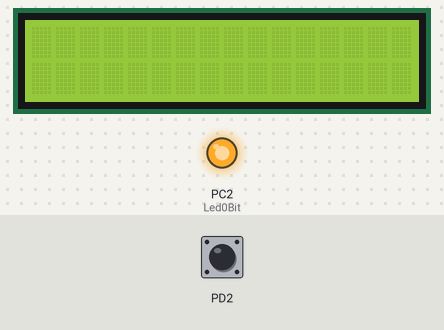
Recording of a program running on a simulated ATmega32, built with avr-gcc and emulated at 16 MHz. Shown: 16×2 character LCD, output pins drawn as LEDs (lit = HIGH). Wiring (inferred from the names in the program): character LCD (HD44780): RS PB1; R/W PB2; E PB3; data PA4, PA5, PA6, PA7. The inputs (shaded band) are chosen by the test bench; at power-on: PD2 LOW. Pins used as bus, display or sensor lines are not drawn; what the program prints to the serial monitor is not drawn.

Above: at 1.2 s.
1.3 s: PD2 driven HIGH
At 1.8 s:
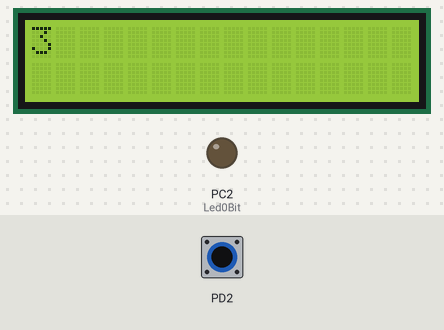
2.8 s: PD2 pulsed LOW 5 times (0.12 s each, 0.3 s apart)
At 4.6 s:
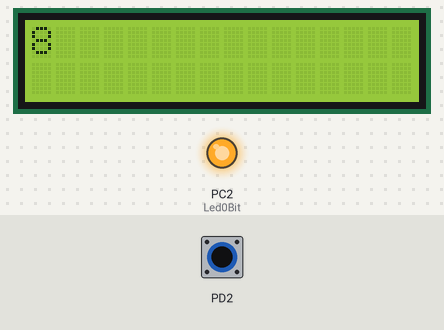
5.8 s: PD2 pulsed LOW 2 times (0.12 s each, 0.3 s apart)
At 7.7 s:
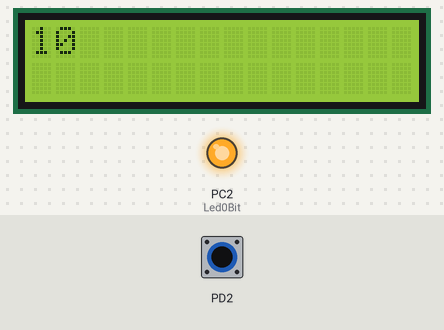
Timing chart, 0 to 9.2 s (numbered marks = the images above; inputs shaded):
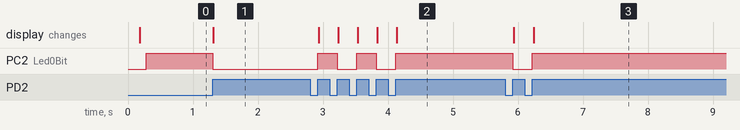

The program:

main.c
```c
/*
 * interrupt_2022.c
 *
 * Created: 2/14/2022 5:12:48 PM
 * Author : salem
 */

#include "External_interrupt.h"
#include "led.h"
#include "LCD.h"
#include "UART.h"
#include <avr/interrupt.h>

uint8 coun=0;

int main(void)
{
    ExternalInterrupt0_INIT();
	LCD_init();
	UART_init();
	Led0_INIT();
	//Led1_INIT();
	//Led2_INIT();
    while (1)
    {
    }
}

ISR(INT0_vect)
{
	Led0_Toggel();
	//Led1_Toggel();
	//Led2_Toggel();
	LCD_clear();
	LCD_writeInt(coun);
	UART_TX(coun);
	coun++;
}
```

ATmega32_Rrgiosters.h
```c
/*
 * ATmega32_Rrgiosters.h
 *
 * Created: 27/10/2020 13:55:54
 *  Author: 20114
 */


#ifndef ATMEGA32_RRGIOSTERS_H_
#define ATMEGA32_RRGIOSTERS_H_

#include "STD.h"

#define DDRA *(volatile uint8*)(0x3A)
#define PINA *(volatile uint8*)(0x39)
#define PORTA *(volatile uint8*)(0x3B)


#define DDRB *(volatile uint8*)(0x37)
#define PINB *(volatile uint8*)(0x36)
#define PORTB *(volatile uint8*)(0x38)


#define DDRC *(volatile uint8*)(0x34)
#define PINC *(volatile uint8*)(0x33)
#define PORTC *(volatile uint8*)(0x35)


#define DDRD *(volatile uint8*)(0x31)
#define PIND *(volatile uint8*)(0x30)
#define PORTD *(volatile uint8*)(0x32)

/*-------------------------------------Interrupt Reg------------------*/

#define SREG (*(volatile uint8*)(0x5F))
#define GICR (*(volatile uint8*)(0x5B))
#define GIFR (*(volatile uint8*)(0x5A))
#define MCUCR (*(volatile uint8*)(0x55))
#define MCUCSR (*(volatile uint8*)(0x54))

/*--------------------ADC------------*/
#define ADMUX (*(volatile uint8*)(0x27))
#define ADCSRA (*(volatile uint8*)(0x26))
#define ADCH (*(volatile uint8*)(0x25))
#define ADCL (*(volatile uint8*)(0x24))
#define ADC_ADJUST (*(volatile uint16*)(0x24))
#define SFIOR (*(volatile uint8*)(0x50))

/*------------------------timer0-----------*/
#define TCNT0 (*(volatile uint8*)(0x52))
#define TCCR0 (*(volatile uint8*)(0x53))
#define OCR0 (*(volatile uint8*)(0x5C))
#define TIMSK (*(volatile uint8*)(0x59))
/*----------------------timer1------------*/
#define TCCR1A (*(volatile uint8* )(0x4F))
#define TCCR1B (*(volatile uint8* )(0x4E))
#define OCR1A (*(volatile uint16*)(0x4A))
#define ICR1 (*(volatile uint16*)(0x46))
/*-----------------------UART--------------*/
#define UBRRH (*((volatile uint8*)0x40))
#define UBRRL (*((volatile uint8*)0x29))
#define UCSRA (*((volatile uint8*)0x2B))
#define UCSRB (*((volatile uint8*)0x2A))
#define UCSRC (*((volatile uint8*)0x40))
#define UDR (*((volatile uint8*)0x2C))
/*---------------------SPI------------*/
typedef struct
{
	uint8 SPCR;
	uint8 SPSR;
	uint8 SPDR;
		}SPI_REG;
#define SPI ((volatile SPI_REG*)(0x2D))

#endif /* ATMEGA32_RRGIOSTERS_H_ */
```

External_interrupt.c
```c
/*
 * External_interrupt.c
 *
 * Created: 2/14/2022 5:15:42 PM
 *  Author: Qaiaty
 */

#include "External_interrupt.h"

void Set_GlobalInterrupt(void)
{
	#if   GLOBAL_INTERRUPT_STATE == GLOBAL_INTERRUPT_ENABLE
	      SET_BIT(SREG,7);

	#elif GLOBAL_INTERRUPT_STATE == GLOBAL_INTERRUPT_DISABLE
	      CLR_BIT(SREG,7);
	#endif
}

void ExternalInterrupt0_INIT(void)
{
	Set_GlobalInterrupt();
	/*enable ext interrupt0 */
	SET_BIT(GICR,6);

	#if    EXTERNAL_INTERRUPT0_TRIGGER == INT_TRIGGER_LOW_LEVEL
	       CLR_BIT(MCUCR,0);
		   CLR_BIT(MCUCR,1);
	#elif  EXTERNAL_INTERRUPT0_TRIGGER == INT_TRIGGER_RISING_EDGE
	       SET_BIT(MCUCR,0);
		   SET_BIT(MCUCR,1);
	#elif  EXTERNAL_INTERRUPT0_TRIGGER == INT_TRIGGER_FALLING_EDGE
		   CLR_BIT(MCUCR,0);
		   SET_BIT(MCUCR,1);
	#elif  EXTERNAL_INTERRUPT0_TRIGGER == INT_TRIGGER_ANY_LOGICAL_CHANGE
	       SET_BIT(MCUCR,0);
		   CLR_BIT(MCUCR,1);
	#endif

}

void ExternalInterrupt1_INIT(void)
{
	Set_GlobalInterrupt();
	/*enable ext interrupt0 */
	SET_BIT(GICR,7);
	#if    EXTERNAL_INTERRUPT1_TRIGGER == INT_TRIGGER_LOW_LEVEL
	CLR_BIT(MCUCR,2);
	CLR_BIT(MCUCR,3);
	#elif  EXTERNAL_INTERRUPT1_TRIGGER == INT_TRIGGER_RISING_EDGE
	SET_BIT(MCUCR,2);
	SET_BIT(MCUCR,3);
	#elif  EXTERNAL_INTERRUPT1_TRIGGER == INT_TRIGGER_FALLING_EDGE
	CLR_BIT(MCUCR,2);
	SET_BIT(MCUCR,3);
	#elif  EXTERNAL_INTERRUPT1_TRIGGER == INT_TRIGGER_ANY_LOGICAL_CHANGE
	SET_BIT(MCUCR,2);
	CLR_BIT(MCUCR,3);
	#endif

}

void ExternalInterrupt2_INIT(void)
{
	Set_GlobalInterrupt();
	/*enable ext interrupt0 */
	SET_BIT(GICR,5);

	#if  EXTERNAL_INTERRUPT2_TRIGGER == INT_TRIGGER_RISING_EDGE
	SET_BIT(MCUCSR,6);
	#elif  EXTERNAL_INTERRUPT2_TRIGGER == INT_TRIGGER_FALLING_EDGE
	CLR_BIT(MCUCSR,6);
	#endif

}
```

External_interrupt.h
```c
/*
 * External_interrupt.h
 *
 * Created: 2/14/2022 5:16:06 PM
 *  Author: Qaiaty
 */


#ifndef EXTERNAL_INTERRUPT_H_
#define EXTERNAL_INTERRUPT_H_

#include "External_interrupt_CFG.h"

#define GLOBAL_INTERRUPT_ENABLE 1
#define GLOBAL_INTERRUPT_DISABLE 0

#define INT_TRIGGER_LOW_LEVEL          0
#define INT_TRIGGER_RISING_EDGE        1
#define INT_TRIGGER_FALLING_EDGE       2
#define INT_TRIGGER_ANY_LOGICAL_CHANGE 3


void Set_GlobalInterrupt(void);

void ExternalInterrupt0_INIT(void);
void ExternalInterrupt1_INIT(void);
void ExternalInterrupt2_INIT(void);


#endif /* EXTERNAL_INTERRUPT_H_ */
```

STD.h
```c
/*
 * STD.h
 *
 * Created: 27/10/2020 13:17:19
 *  Author: 20114
 */


#ifndef STD_H_
#define STD_H_

typedef unsigned char uint8;
typedef signed char sint8;
typedef unsigned short uint16;
typedef signed short sint16;
typedef unsigned long uint32;
typedef signed long sint32;
typedef float float32;
typedef double double64;


#endif /* STD_H_ */
```

UART.c
```c
/*
 * UART.c
 *
 * Created: 12/12/2020 21:07:36
 *  Author: 20114
 */


#include "UART.h"
#include "DIO.h"

#define freq 160000   /* 16000000 */
#define BOUD_RATe 96  /* 9600 */

void UART_init(void)
{
	uint8 BR_value=0;
	/* init bins of tx and rx */
	DIO_SET_BIN_DIR(DIO_PORTD,DIO_PIN0,DIO_BIN_INPUT);
	DIO_SET_BIN_DIR(DIO_PORTD,DIO_PIN1,DIO_BIN_OUTPUT);

	BR_value=((freq/(16*BOUD_RATe))-1);
	UBRRL=BR_value;

	SET_BIT(UCSRB,3);
	SET_BIT(UCSRB,4);

	UCSRC=0x86;

}

void UART_TX(uint8 data)
{
	UDR=data;
	while(GET_BIT(UCSRA,5)==0);
}

void UART_TX_string(uint8* str)
{
	uint8 i=0;
	while(str[i]!='\0')
	{
		UART_TX(str[i]);
		i++;
	}
}

uint8 UART_RX(void)
{
    while(GET_BIT(UCSRA,7)==0);

	return UDR;
}
```

UART.h
```c
/*
 * UART.h
 *
 * Created: 12/12/2020 21:07:56
 *  Author: 20114
 */


#ifndef UART_H_
#define UART_H_

#include "ATmega32_Rrgiosters.h"
#include "BIT_MATH.h"


void UART_init(void);

void UART_TX(uint8 data);

void UART_TX_string(uint8* str);

uint8 UART_RX(void);


#endif /* UART_H_ */
```

led.c
```c
/*
 * led.c
 *
 * Created: 2/14/2022 6:45:20 PM
 *  Author: Qaiaty
 */
#include "led.h"

void Led0_INIT(void)
{
	DIO_SET_BIN_DIR(Led0Port,Led0Bit,DIO_BIN_OUTPUT);
}
void Led0_ON(void)
{
	DIO_SET_BIN_VAL(Led0Port,Led0Bit,DIO_BIN_HIGT);
}
void Led0_OFF(void)
{
	DIO_SET_BIN_VAL(Led0Port,Led0Bit,DIO_BIN_LOW);
}
void Led0_Toggel(void)
{
	DIO_TOGGLE_BIN(Led0Port,Led0Bit);
}
///////////////////////////
void Led1_INIT(void)
{
	DIO_SET_BIN_DIR(Led1Port,Led1Bit,DIO_BIN_OUTPUT);
	//  DIO_SET_BIN_DIR(PORTA,2,DIO_BIN_OUTPUT);
}
void Led1_ON(void)
{
	DIO_SET_BIN_VAL(Led1Port,Led1Bit,DIO_BIN_HIGT);
}
void Led1_OFF(void)
{
	DIO_SET_BIN_VAL(Led1Port,Led1Bit,DIO_BIN_LOW);
}
void Led1_Toggel(void)
{
	DIO_TOGGLE_BIN(Led1Port,Led1Bit);
	//DIO_TOGGLE_BIN(PORTA,2);
}

////////////////////////////////
void Led2_INIT(void)
{
	DIO_SET_BIN_DIR(Led2Port,Led2Bit,DIO_BIN_OUTPUT);
}
void Led2_ON(void)
{
	DIO_SET_BIN_VAL(Led2Port,Led2Bit,DIO_BIN_HIGT);
}
void Led2_OFF(void)
{
	DIO_SET_BIN_VAL(Led2Port,Led2Bit,DIO_BIN_LOW);
}
void Led2_Toggel(void)
{
	DIO_TOGGLE_BIN(Led2Port,Led2Bit);
}
```

led.h
```c
/*
 * led.h
 *
 * Created: 2/14/2022 6:45:36 PM
 *  Author: Qaiaty
 */


#ifndef LED_H_
#define LED_H_

#define Led0Port   DIO_PORTC
#define Led1Port   DIO_PORTC
#define Led2Port   DIO_PORTD

#define Led0Bit    2
#define Led1Bit    7
#define Led2Bit    3


#include "DIO.h"

void Led0_INIT(void);
void Led0_ON(void);
void Led0_OFF(void);
void Led0_Toggel(void);

void Led1_INIT(void);
void Led1_ON(void);
void Led1_OFF(void);
void Led1_Toggel(void);

void Led2_INIT(void);
void Led2_ON(void);
void Led2_OFF(void);
void Led2_Toggel(void);

#endif /* LED_H_ */
```

External_interrupt_CFG.h
```c
/*
 * External_interrupt_CFG.h
 *
 * Created: 2/14/2022 5:16:59 PM
 *  Author: Qaiaty
 */


#ifndef EXTERNAL_INTERRUPT_CFG_H_
#define EXTERNAL_INTERRUPT_CFG_H_

#include "ATmega32_Rrgiosters.h"
#include "BIT_MATH.h"

#define  GLOBAL_INTERRUPT_STATE         GLOBAL_INTERRUPT_ENABLE

#define EXTERNAL_INTERRUPT0_TRIGGER     INT_TRIGGER_RISING_EDGE
#define EXTERNAL_INTERRUPT1_TRIGGER		INT_TRIGGER_FALLING_EDGE
#define EXTERNAL_INTERRUPT2_TRIGGER		INT_TRIGGER_FALLING_EDGE


#endif /* EXTERNAL_INTERRUPT_CFG_H_ */
```

LCD_CFG.h
```c
/*
 * LCD_CFG.h
 *
 * Created: 02/11/2020 18:16:38
 *  Author: 20114
 */


#ifndef LCD_CFG_H_
#define LCD_CFG_H_

#include "DIO.h"


#define LCD_MODE 4


#define LCD_8BIT_CMD_PORT DIO_PORTB
#define LCD_8BIT_DATA_PORT DIO_PORTC


#define LCD_4BIT_CMD_PORT DIO_PORTB
#define LCD_4BIT_DATA_PORT DIO_PORTA

#define LCD_write_port PORTA


#define LCD_RS_PIN DIO_PIN1
#define LCD_RW_PIN DIO_PIN2
#define LCD_E_PIN DIO_PIN3


#define D0_PIN  DIO_PIN0
#define D1_PIN  DIO_PIN1
#define D2_PIN  DIO_PIN2
#define D3_PIN  DIO_PIN3
#define D4_PIN  DIO_PIN4
#define D5_PIN  DIO_PIN5
#define D6_PIN  DIO_PIN6
#define D7_PIN  DIO_PIN7


#endif /* LCD_CFG_H_ */
```

LCD.c
```c
/*
 * LCD.c
 *
 * Created: 02/11/2020 18:09:43
 *  Author: 20114
 */
#include "LCD.h"

void LCD_init(void)
{
	#if LCD_MODE == 8
	DIO_SET_BIN_DIR(LCD_8BIT_CMD_PORT,LCD_RS_PIN,DIO_BIN_OUTPUT);
	DIO_SET_BIN_DIR(LCD_8BIT_CMD_PORT,LCD_RW_PIN,DIO_BIN_OUTPUT);
	DIO_SET_BIN_DIR(LCD_8BIT_CMD_PORT,LCD_E_PIN,DIO_BIN_OUTPUT);

	DIO_SET_PORT_DIR(LCD_8BIT_DATA_PORT,DIO_PORT_OUTPUT);

	_delay_ms(100);

	LCD_writeCommand(0x38);
	LCD_writeCommand(0x01);  /* clear */
	LCD_writeCommand(0x06);  /* left to right */
	LCD_writeCommand(0x0c);  /* cursor off */
	LCD_writeCommand(0x02);  /* start from first */
	_delay_ms(100);
	#elif LCD_MODE ==4
	DIO_SET_BIN_DIR(LCD_4BIT_CMD_PORT,LCD_RS_PIN,DIO_BIN_OUTPUT);
	DIO_SET_BIN_DIR(LCD_4BIT_CMD_PORT,LCD_RW_PIN,DIO_BIN_OUTPUT);
	DIO_SET_BIN_DIR(LCD_4BIT_CMD_PORT,LCD_E_PIN,DIO_BIN_OUTPUT);

	DIO_SET_BIN_DIR(LCD_4BIT_DATA_PORT,D4_PIN,DIO_BIN_OUTPUT);
	DIO_SET_BIN_DIR(LCD_4BIT_DATA_PORT,D5_PIN,DIO_BIN_OUTPUT);
	DIO_SET_BIN_DIR(LCD_4BIT_DATA_PORT,D6_PIN,DIO_BIN_OUTPUT);
	DIO_SET_BIN_DIR(LCD_4BIT_DATA_PORT,D7_PIN,DIO_BIN_OUTPUT);

	_delay_ms(100);

	LCD_writeCommand(0x33);
	LCD_writeCommand(0x32);
	LCD_writeCommand(0x28);

	LCD_writeCommand(0x0c);
	LCD_writeCommand(0x01);
	LCD_writeCommand(0x06);
	LCD_writeCommand(0x02);
	_delay_ms(100);

	#endif
}

void LCD_writeCommand(uint8 cmd)
{
	DIO_SET_BIN_VAL(LCD_4BIT_CMD_PORT,LCD_RS_PIN,DIO_BIN_LOW);
	DIO_SET_BIN_VAL(LCD_4BIT_CMD_PORT,LCD_RW_PIN,DIO_BIN_LOW);
	DIO_SET_BIN_VAL(LCD_4BIT_CMD_PORT,LCD_E_PIN,DIO_BIN_LOW);

	LCD_write_port=(cmd&(0xf0))|(LCD_write_port&(0x0f));


	DIO_SET_BIN_VAL(LCD_4BIT_CMD_PORT,LCD_E_PIN,DIO_BIN_HIGT);
	_delay_ms(1);
	DIO_SET_BIN_VAL(LCD_4BIT_CMD_PORT,LCD_E_PIN,DIO_BIN_LOW);

	LCD_write_port=(cmd<<4)|(LCD_write_port&(0x0f));

	DIO_SET_BIN_VAL(LCD_4BIT_CMD_PORT,LCD_E_PIN,DIO_BIN_HIGT);
	_delay_ms(1);
	DIO_SET_BIN_VAL(LCD_4BIT_CMD_PORT,LCD_E_PIN,DIO_BIN_LOW);

	_delay_ms(5);

}

void LCD_writeChar(uint8 chr)
{
		DIO_SET_BIN_VAL(LCD_4BIT_CMD_PORT,LCD_RS_PIN,DIO_BIN_HIGT);
		DIO_SET_BIN_VAL(LCD_4BIT_CMD_PORT,LCD_RW_PIN,DIO_BIN_LOW);
		DIO_SET_BIN_VAL(LCD_4BIT_CMD_PORT,LCD_E_PIN,DIO_BIN_LOW);

		LCD_write_port=(chr&(0xf0))|(LCD_write_port&(0x0f));


		DIO_SET_BIN_VAL(LCD_4BIT_CMD_PORT,LCD_E_PIN,DIO_BIN_HIGT);
		_delay_ms(1);
		DIO_SET_BIN_VAL(LCD_4BIT_CMD_PORT,LCD_E_PIN,DIO_BIN_LOW);

		LCD_write_port=(chr<<4)|(LCD_write_port&(0x0f));

		DIO_SET_BIN_VAL(LCD_4BIT_CMD_PORT,LCD_E_PIN,DIO_BIN_HIGT);
		_delay_ms(1);
		DIO_SET_BIN_VAL(LCD_4BIT_CMD_PORT,LCD_E_PIN,DIO_BIN_LOW);

		_delay_ms(5);

}

void LCD_clear(void)
{
	LCD_writeCommand(0x01);
}

void LCD_writeString(uint8* str)
{
	uint8 i=0;
	while(str[i] !='\0')
	{
		LCD_writeChar(str[i]);
		i++;
	}
}

void LCD_Go_To(uint8 row,uint8 col)
{
	uint8 pos[2]={0x80,0xc0};
	LCD_writeCommand(pos[row]+col);
}
void LCD_writeInt(uint32 num)
{
	uint8 arr[10],con=0;

	while(num)
	{
		arr[con]=(num%10)+48;
		con++;
		num/=10;
	}
	for(int i=con-1;i>=0;i--)
	{
		LCD_writeChar(arr[i]);
	}

}
void LCD_writedouble(double num)
{
	uint32 base=num,vis;
	uint8 vis2[5],coun=0;
	vis=(num-base)*100000;
	LCD_writeInt(base);
	LCD_writeChar('.');
	while(vis)
	{
		vis2[coun]=vis%10;
		vis/=10;
		coun++;
	}
	coun=1;
	for(int i=3;i>=0;i--)
	{
		if(vis2[i]==9&&vis2[i+1]!=9)
		{
			vis2[i+1]++;
			break;
		}
		coun++;
	}
	uint8 ind=4;
	while (coun--)
	{
		LCD_writeInt(vis2[ind]);
		ind--;
	}
}
```

LCD.h
```c
/*
 * LCD.h
 *
 * Created: 02/11/2020 18:10:00
 *  Author: 20114
 */


#ifndef LCD_H_
#define LCD_H_

#include "LCD_CFG.h"

#define F_CPU 16000000
#include <util/delay.h>


void LCD_init(void);
void LCD_writeCommand(uint8 cmd);
void LCD_writeChar(uint8 chr);
void LCD_writeString(uint8* str);
void LCD_clear(void);
void LCD_Go_To(uint8 row,uint8 col);
void LCD_writedouble(double num);
void LCD_writeInt(uint32 num);


#endif /* LCD_H_ */
```

BIT_MATH.h
```c
/*
 * BIT_MATH.h
 *
 * Created: 27/10/2020 13:21:43
 *  Author: 20114
 */


#ifndef BIT_MATH_H_
#define BIT_MATH_H_

#define SET_BIT(REG,BIT) (REG|=(1<<BIT))
#define CLR_BIT(REG,BIT) (REG&=~(1<<BIT))
#define TOGGLE_BIT(REG,BIT) (REG^=(1<<BIT))
#define GET_BIT(REG,BIT) ((REG>>BIT)&(0x01))


#endif /* BIT_MATH_H_ */
```

DIO.c
```c
/*
 * DIO.c
 *
 * Created: 29/10/2020 14:23:51
 *  Author: 20114
 */
#include "DIO.h"
//#include "BIT_MATH.h"
//#include <avr/io.h>


void DIO_SET_PORT_DIR(uint8 port,uint8 dir)
{
	switch(port)
	{
		case DIO_PORTA:
		  DDRA=dir;
		  break;

		case DIO_PORTB:
		  DDRB=dir;
		  break;

		case DIO_PORTC:
		  DDRC=dir;
		  break;

		case DIO_PORTD:
		  DDRD=dir;
		  break;

		  default:
		  break;

	}
}

void DIO_SET_BIN_DIR(uint8 port,uint8 pin,uint8 dir)
{
	 if(dir==DIO_BIN_OUTPUT)
	 {
		 switch(port)
		 {
			 case DIO_PORTA:
			 SET_BIT(DDRA,pin);
			 break;

			 case DIO_PORTB:
			 SET_BIT(DDRB,pin);
			 break;

			 case DIO_PORTC:
			 SET_BIT(DDRC,pin);
			 break;

			 case DIO_PORTD:
			 SET_BIT(DDRD,pin);
			 break;

			 default:
			 break;

		 }

	 }
	 else
	 {
		  switch(port)
		  {
			  case DIO_PORTA:
			 CLR_BIT(DDRA,pin);
			  break;

			  case DIO_PORTB:
			  CLR_BIT(DDRB,pin);
			  break;

			  case DIO_PORTC:
			  CLR_BIT(DDRC,pin);
			  break;

			  case DIO_PORTD:
			  CLR_BIT(DDRD,pin);
			  break;

			  default:
			  break;

		  }
	 }
}

void DIO_SET_PORT_VAL(uint8 port,uint8 val)
{
	switch(port)
	{
		case DIO_PORTA:
		PORTA=val;
		break;

		case DIO_PORTB:
		PORTB=val;
		break;

		case DIO_PORTC:
		PORTC=val;
		break;

		case DIO_PORTD:
		PORTD=val;
		break;

		default:
		break;
	}
}
void DIO_SET_BIN_VAL(uint8 port,uint8 pin,uint8 val)
{
	switch(port)
	{
		case DIO_PORTA:
		if(val==DIO_BIN_HIGT)
		   SET_BIT(PORTA,pin);
		else
		   CLR_BIT(PORTA,pin);
		break;

		case DIO_PORTB:
		if(val==DIO_BIN_HIGT)
		   SET_BIT(PORTB,pin);
		else
		   CLR_BIT(PORTB,pin);
		break;

		case DIO_PORTC:
		if(val==DIO_BIN_HIGT)
		   SET_BIT(PORTC,pin);
		else
		   CLR_BIT(PORTC,pin);
		break;

		case DIO_PORTD:
		if(val==DIO_BIN_HIGT)
		   SET_BIT(PORTD,pin);
		else
		   CLR_BIT(PORTD,pin);
		break;

		default:
		break;

	}
}

void DIO_GET_PORT_VAL(uint8 port,uint8* val)
{
		switch(port)
		{
			case DIO_PORTA:
			*val=PINA;
			break;

			case DIO_PORTB:
			*val=PINB;
			break;

			case DIO_PORTC:
			*val=PINC;
			break;

			case DIO_PORTD:
			*val=PIND;
			break;

			default:
			break;
		}
}
void DIO_GET_BIN_VAL(uint8 port,uint8 pin,uint8* val)
{
	switch(port)
	{
		case DIO_PORTA:
		*val=GET_BIT(PINA,pin);
		break;

		case DIO_PORTB:
		*val=GET_BIT(PINB,pin);
		break;

		case DIO_PORTC:
		*val=GET_BIT(PINC,pin);
		break;

		case DIO_PORTD:
		*val=GET_BIT(PIND,pin);
		break;

		default:
		break;
	}
}

void DIO_TOGGLE_BIN(uint8 port,uint8 pin)
{
	switch(port)
	{
		case DIO_PORTA:
		TOGGLE_BIT(PORTA,pin);
		break;

		case DIO_PORTB:
		TOGGLE_BIT(PORTB,pin);
		break;

		case DIO_PORTC:
		TOGGLE_BIT(PORTC,pin);
		break;

		case DIO_PORTD:
		TOGGLE_BIT(PORTD,pin);
		break;

		default:
		break;
	}
}
```

DIO.h
```c
/*
 * DIO.h
 *
 * Created: 29/10/2020 14:23:37
 *  Author: 20114
 */


#ifndef DIO_H_
#define DIO_H_

#include "ATmega32_Rrgiosters.h"
#include "BIT_MATH.h"


#define DIO_PORTA 0
#define DIO_PORTB 1
#define DIO_PORTC 2
#define DIO_PORTD 3


#define DIO_PIN0 0
#define DIO_PIN1 1
#define DIO_PIN2 2
#define DIO_PIN3 3
#define DIO_PIN4 4
#define DIO_PIN5 5
#define DIO_PIN6 6
#define DIO_PIN7 7


#define DIO_BIN_OUTPUT 1
#define DIO_BIN_INPUT 0

#define DIO_PORT_OUTPUT 0xff
#define DIO_PORT_INPUT 0x00


#define DIO_BIN_HIGT 1
#define DIO_BIN_LOW 0

#define DIO_PORT_HIGT 0xff
#define DIO_PORT_LOW 0x00


void DIO_SET_PORT_DIR(uint8 port,uint8 dir);
void DIO_SET_BIN_DIR(uint8 port,uint8 pin,uint8 dir);

void DIO_SET_PORT_VAL(uint8 port,uint8 val);
void DIO_SET_BIN_VAL(uint8 port,uint8 pin,uint8 val);

void DIO_GET_PORT_VAL(uint8 port,uint8* val);
void DIO_GET_BIN_VAL(uint8 port,uint8 pin,uint8* val);

void DIO_TOGGLE_BIN(uint8 port,uint8 pin);


#endif /* DIO_H_ */
```

Measured:
- after the input at 1.3 s, PC2 (Led0Bit): HIGH → LOW at once; the display: changes at once (image 1)
- after the input at 2.8 s, PC2 (Led0Bit): alternates HIGH for 0.30 s and LOW for 0.30 s, 5 changes in all, then stays HIGH, starting after 0.12 s; the display: first changes after 0.14 s (image 2 shows a later state)
- after the input at 5.8 s, PC2 (Led0Bit): HIGH → LOW after 0.12 s, → HIGH 0.30 s later; the display: first changes after 0.14 s (image 3 shows a later state)
